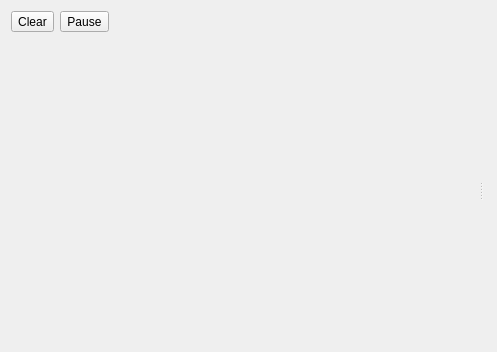
<?xml version="1.0" encoding="UTF-8"?>
<ui version="4.0">
 <class>OdometryView</class>
 <widget class="QWidget" name="OdometryView">
  <property name="geometry">
   <rect>
    <x>0</x>
    <y>0</y>
    <width>497</width>
    <height>352</height>
   </rect>
  </property>
  <property name="windowTitle">
   <string>Form</string>
  </property>
  <layout class="QVBoxLayout" name="verticalLayout_2" stretch="0,1">
   <property name="spacing">
    <number>6</number>
   </property>
   <item>
    <layout class="QHBoxLayout" name="horizontalLayout">
     <property name="spacing">
      <number>6</number>
     </property>
     <item>
      <widget class="QToolButton" name="btnClear">
       <property name="text">
        <string>Clear</string>
       </property>
      </widget>
     </item>
     <item>
      <widget class="QToolButton" name="btnPause">
       <property name="text">
        <string>Pause</string>
       </property>
       <property name="checkable">
        <bool>true</bool>
       </property>
      </widget>
     </item>
     <item>
      <spacer name="horizontalSpacer">
       <property name="orientation">
        <enum>Qt::Horizontal</enum>
       </property>
       <property name="sizeHint" stdset="0">
        <size>
         <width>40</width>
         <height>20</height>
        </size>
       </property>
      </spacer>
     </item>
    </layout>
   </item>
   <item>
    <widget class="QSplitter" name="splitter">
     <property name="orientation">
      <enum>Qt::Horizontal</enum>
     </property>
     <property name="handleWidth">
      <number>10</number>
     </property>
     <property name="childrenCollapsible">
      <bool>false</bool>
     </property>
     <widget class="Tools::MultiCurveWidget" name="xyDiagram" native="true"/>
     <widget class="QWidget" name="layoutWidget">
      <layout class="QVBoxLayout" name="verticalLayout">
       <item>
        <widget class="Tools::MultiCurveWidget" name="xDiagram" native="true"/>
       </item>
       <item>
        <widget class="Tools::MultiCurveWidget" name="yDiagram" native="true"/>
       </item>
       <item>
        <widget class="Tools::MultiCurveWidget" name="thetaDiagram" native="true"/>
       </item>
      </layout>
     </widget>
    </widget>
   </item>
  </layout>
 </widget>
 <customwidgets>
  <customwidget>
   <class>Tools::MultiCurveWidget</class>
   <extends>QWidget</extends>
   <header>NPlotWidget.h</header>
   <container>1</container>
  </customwidget>
 </customwidgets>
 <resources/>
 <connections/>
</ui>
